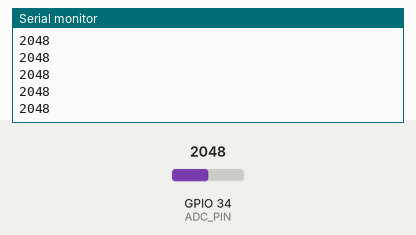
Recording of a sketch running on a simulated ESP32. Shown: the last lines printed to the serial monitor. The test bench sets the inputs (shaded band); at power-on: GPIO 34 (ADC_PIN) = 2048.

Above: at 1.2 s.
1.3 s: GPIO 34 (ADC_PIN) set to 2866
At 2.0 s:
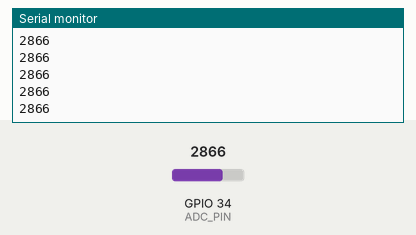
2.8 s: GPIO 34 (ADC_PIN) set to 3603
At 3.8 s:
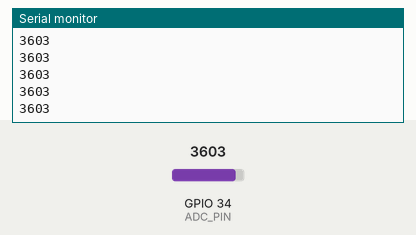
Timing chart, 0 to 5.8 s (numbered marks = the images above; inputs shaded):
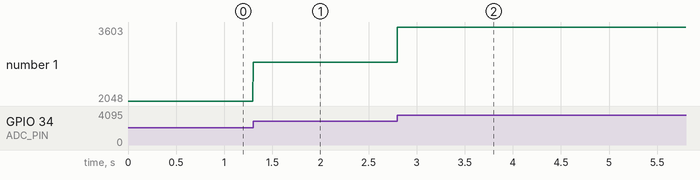

The sketch:

ecg_step1_polarity.ino
```cpp
// ============================================================
//  5주차 디지털필터(시간영역) 실습
//  Step 1 — 극성 자가진단 (교재 슬라이드 8)
// ------------------------------------------------------------
//  목적 : 전극이 제대로 붙었는지, R파가 "위로" 솟는지 확인
//  실행 : 업로드 → Tools → Serial Plotter (Ctrl+Shift+L), 115200
//  판정 : 기준선 위로 뾰족하게 솟는 R파      → 정상
//         기준선 아래로 뾰족하게 향하는 R파  → 뒤집힘
//         뒤집혀 있다면 IN+(오른팔)와 IN−(왼팔) 전극을 서로 바꿔 붙이고
//         다시 확인 (REF는 그대로)
//  ※ 기준은 배선표의 색깔이 아니라 "내 화면에서 R파가 위로 솟는지"
//  ※ 확인이 끝나면 이 코드는 지우고 Step 2(Moving Average)로 넘어갑니다
// ============================================================

const int ADC_PIN = 34;   // GPIO34 (ADC1) — BioAmp EXG Pill OUT

void setup() {
  Serial.begin(115200);
}

void loop() {
  int raw = analogRead(ADC_PIN);
  Serial.println(raw);
  delay(4);   // 극성 확인용 임시 코드 (약 250Hz)
}
```

Measured:
- after the input at 1.3 s, the serial monitor: prints a new line at once (image 1)
- after the input at 2.8 s, the serial monitor: prints a new line at once (image 2)
- plotted number 1: 2048 → 2866 after the input at 1.3 s, 2866 → 3603 after the input at 2.8 s
